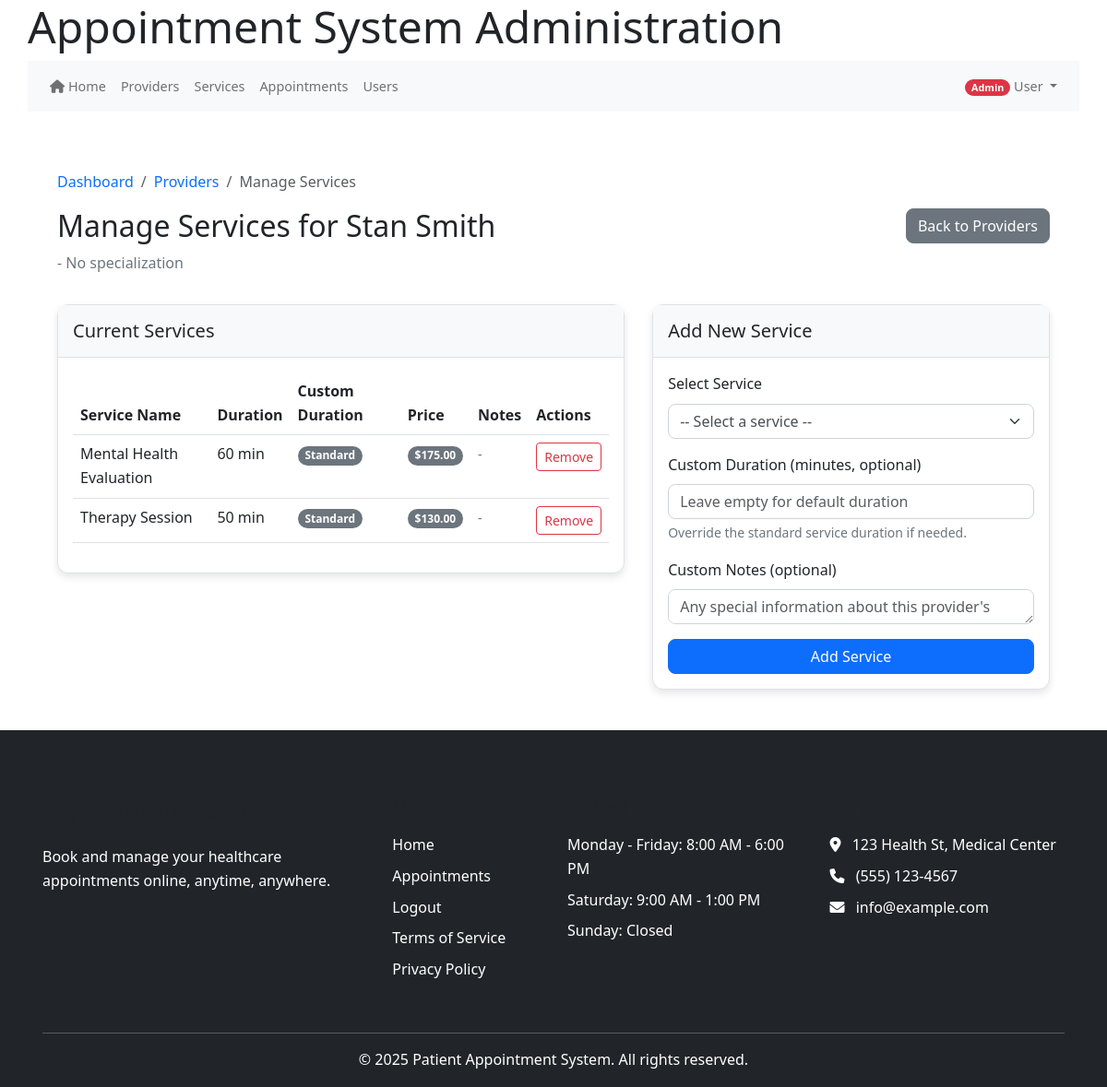
Page /index.php/admin/manageProviderServices?id=69 (signed in) on the committed database.
### tables this page shows
CREATE TABLE IF NOT EXISTS `users` (
  `user_id` int(11) NOT NULL AUTO_INCREMENT,
  `email` varchar(255) NOT NULL,
  `password_hash` varchar(255) NOT NULL,
  `first_name` varchar(100) NOT NULL,
  `last_name` varchar(100) NOT NULL,
  `phone` varchar(20) DEFAULT NULL,
  `role` enum('patient','provider','admin','staff') NOT NULL,
  `is_active` tinyint(1) DEFAULT 1,
  `is_verified` tinyint(1) DEFAULT 0,
  `email_verified_at` datetime DEFAULT NULL,
  `created_at` datetime DEFAULT current_timestamp(),
  `last_login` datetime DEFAULT NULL,
  `verification_token` varchar(64) DEFAULT NULL,
  `reset_token` varchar(64) DEFAULT NULL,
  `reset_token_expires` datetime DEFAULT NULL,
  `token_expires` datetime DEFAULT NULL,
  `password_change_required` tinyint(1) DEFAULT 0,
  PRIMARY KEY (`user_id`)
);

CREATE TABLE IF NOT EXISTS `provider_services` (
  `provider_service_id` int(11) NOT NULL AUTO_INCREMENT,
  `provider_id` int(11) NOT NULL,
  `service_id` int(11) NOT NULL,
  `custom_duration` int(11) DEFAULT NULL COMMENT 'Override default duration if needed',
  `custom_notes` text DEFAULT NULL,
  `created_at` datetime DEFAULT current_timestamp(),
  PRIMARY KEY (`provider_service_id`),
  KEY `provider_id` (`provider_id`),
  KEY `service_id` (`service_id`)
);

CREATE TABLE IF NOT EXISTS `services` (
  `service_id` int(11) NOT NULL AUTO_INCREMENT,
  `name` varchar(255) NOT NULL,
  `description` text DEFAULT NULL,
  `duration` int(11) DEFAULT 30,
  `price` decimal(10,2) DEFAULT NULL,
  `is_active` tinyint(1) DEFAULT 1,
  `created_at` timestamp NOT NULL DEFAULT current_timestamp(),
  PRIMARY KEY (`service_id`)
);

### views/admin/provider_services.php (the view, shortened to what the rows shown need)
<?php include VIEW_PATH . '/partials/header.php'; ?>
<div class="container my-4">
    <nav aria-label="breadcrumb">
        <ol class="breadcrumb">
            <li class="breadcrumb-item"><a href="<?= base_url('index.php/admin') ?>">Dashboard</a></li>
            <li class="breadcrumb-item"><a href="<?= base_url('index.php/admin/providers') ?>">Providers</a></li>
            <li class="breadcrumb-item active" aria-current="page">Manage Services</li>
        </ol>
    </nav>
    <div class="row mb-3">
        <div class="col-md-8">
            <h2>Manage Services for <?= htmlspecialchars($provider['first_name'] . ' ' . $provider['last_name']) ?></h2>
            <p class="text-muted"><?= htmlspecialchars($provider['title'] ?? '') ?> - <?= htmlspecialchars($provider['specialization'] ?? 'No specialization') ?></p>
        </div>
        <div class="col-md-4 text-end">
            <a href="<?= base_url('index.php/admin/providers') ?>" class="btn btn-secondary">
                Back to Providers
            </a>
        </div>
    </div>
    <div class="row">
        <div class="col-md-7">
            <div class="card shadow-sm mb-4">
                <div class="card-header bg-light">
                    <h5 class="card-title mb-0">Current Services</h5>
                </div>
                <div class="card-body">
                    <?php if (empty($services)): ?>
                        <p class="text-muted">This provider is not offering any services yet.</p>
                    <?php else: ?>
                        <div class="table-responsive">
                            <table class="table table-hover">
                                <thead>
                                    <tr>
                                        <th>Service Name</th>
                                        <th>Duration</th>
                                        <th>Custom Duration</th>
                                        <th>Price</th>
                                        <th>Notes</th>
                                        <th>Actions</th>
                                    </tr>
                                </thead>
                                <tbody>
                                    <?php foreach ($services as $service): ?>
                                        <tr>
                                            <td><?= htmlspecialchars($service['name']) ?></td>
                                            <td><?= $service['custom_duration'] ? $service['custom_duration'] : $service['duration'] ?> min</td>
                                            <td>
                                                <?php if ($service['custom_duration']): ?>
                                                    <span class="badge bg-info"><?= $service['custom_duration'] ?> min</span>
                                                <?php else: ?>
                                                    <span class="badge bg-secondary">Standard</span>
                                                <?php endif; ?>
                                            </td>
                                            <td>
                                                <span class="badge bg-secondary">$<?= number_format($service['price'], 2) ?></span>
                                            </td>
                                            <td>
                                                <?php if (!empty($service['custom_notes'])): ?>
                                                    <small class="text-muted"><?= htmlspecialchars($service['custom_notes']) ?></small>
                                                <?php else: ?>
                                                    <small class="text-muted">-</small>
                                                <?php endif; ?>
                                            </td>
                                            <td>
                                                <form method="post" action="<?= base_url('index.php/admin/manageProviderServices/' . $provider['user_id']) ?>" onsubmit="return confirm('Are you sure you want to remove this service?')">
                                                    <button type="submit" class="btn btn-sm btn-outline-danger">
                                                        <i class="bi bi-trash"></i> Remove
                                                    </button>
                                                </form>
                                            </td>
                                        </tr>
                                    <?php endforeach; ?>
                                </tbody>
                            </table>
                        </div>
                    <?php endif; ?>
                </div>
            </div>
        </div>
        <div class="col-md-5">
            <div class="card shadow-sm">
                <div class="card-header bg-light">
                    <h5 class="card-title mb-0">Add New Service</h5>
                </div>
                <div class="card-body">
                    <form method="post" action="<?= base_url('index.php/admin/manageProviderServices/' . $provider['user_id']) ?>">
                        <div class="mb-3">
                            <label for="service_id" class="form-label">Select Service</label>
                            <select class="form-select" id="service_id" name="service_id" required>
                                <option value="">-- Select a service --</option>
                            </select>
                        </div>
                        <div class="mb-3">
                            <label for="custom_duration" class="form-label">Custom Duration (minutes, optional)</label>
                            <input type="number" class="form-control" id="custom_duration" name="custom_duration"
                                   min="5" step="5" placeholder="Leave empty for default duration">
                            <div class="form-text">Override the standard service duration if needed.</div>
                        </div>
                        <div class="mb-3">
                            <label for="custom_notes" class="form-label">Custom Notes (optional)</label>
                            <textarea class="form-control" id="custom_notes" name="custom_notes" rows="2"
                                      placeholder="Any special information about this provider's service"></textarea>
                        </div>
                        <div class="d-grid">
                            <button type="submit" class="btn btn-primary">
                                <i class="bi bi-plus-circle"></i> Add Service
                            </button>
                        </div>
                    </form>
                </div>
            </div>
        </div>
    </div>
</div>
<?php include VIEW_PATH . '/partials/footer.php'; ?>

### rows in the picture
users: first_name+last_name "Stan Smith"
provider_services: service.name "Mental Health Evaluation", service.duration "60", shows "Standard", service.price "175.00"
provider_services: service.name "Therapy Session", service.duration "50", shows "Standard", service.price "130.00"

### other values in the picture
$userRole "Admin"
$userName "User"
$provider['specialization'] "No specialization"
